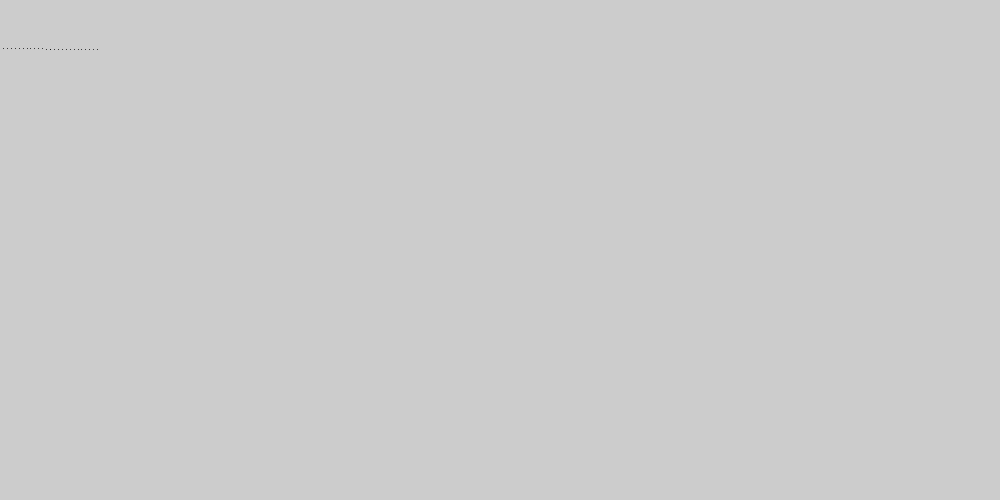
Frame 1 (no input)
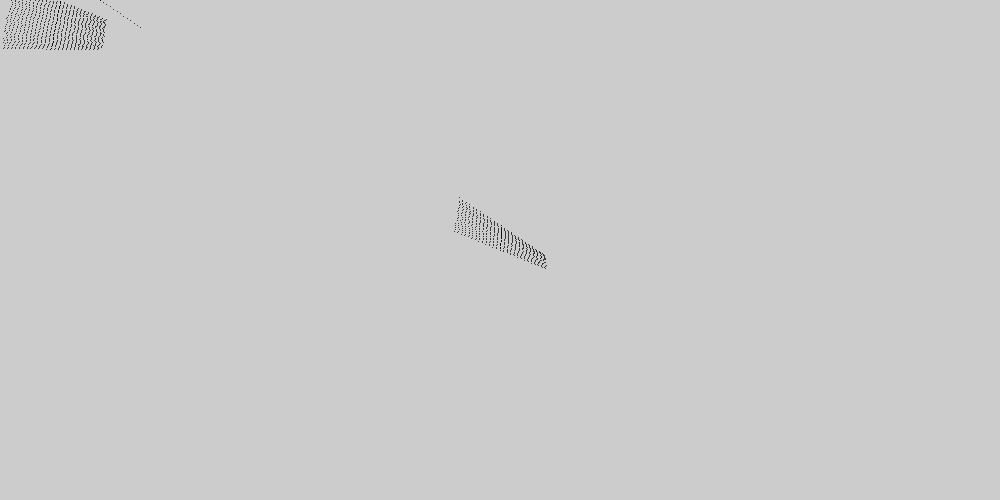
Frame 60 (the mouse pressed at the canvas centre just before this capture)
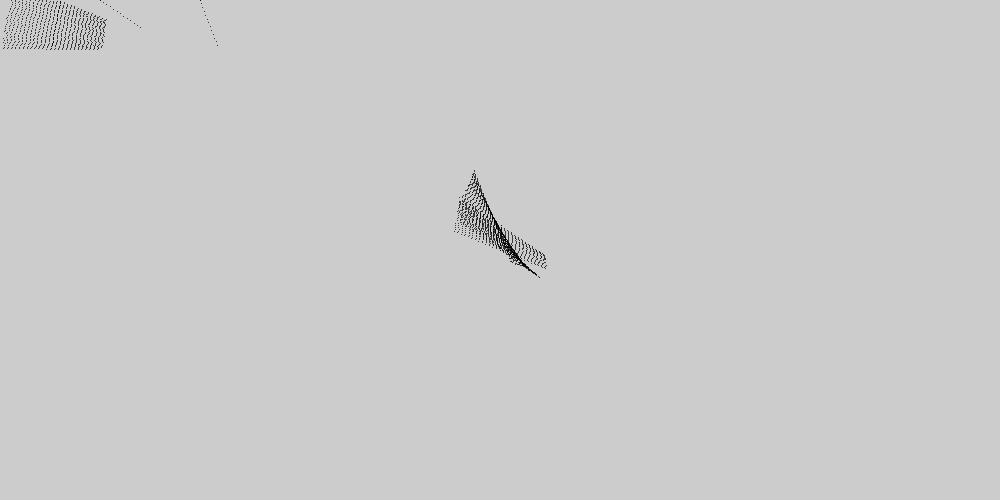
Frame 120 (the mouse held since frame 60 and released just before this capture)

The Processing sketch that drew these frames (run headless with seeded random() and noise(); from frame 60 on, the mouse is pressed at the canvas centre):

// Processing sketch: lnBrushAuto
// ── lnBrushAuto.pde
PVector loc,vel,acc;
Sline rat;
float xdisloc = 0, ydisloc;
float lnSzAdd, dFAdd;
int dPeriod;

void setup(){
  size(1000,500);
  rat = new Sline();
  loc = new PVector(50, 50);
  vel = new PVector(random(-2,2), random(-2,2));
  acc = new PVector(random(-.1,.1), random(-.1,.1));
  lnSzAdd = random(-.1,.1);
  stroke(0);
  dPeriod = (int)random(1, 2);
}

void draw(){
  acc = new PVector(random(-.1,.1), random(-.1,.1));
  lnSzAdd = random(-.1,.1);
  dFAdd = random(-.1,.1);
  //vel.set(random(-2,2), random(-2,2));
  vel = vel.add(acc);
  loc.add(vel);
  rat.lnSz += lnSzAdd;
  rat.dF += dFAdd;
  if(rat.lnSz <= 0){
    rat.lnSz = 1;
  }
  if(frameCount%(60*dPeriod) == 0){
    xdisloc += 100; //<>//
    dPeriod = (int)random(1, 2);
    if(loc.x > width) {
      xdisloc = 50;
      loc.x = 0;
      ydisloc += 100;
    }
    loc.set(0 + xdisloc, 0 + ydisloc);
    if(loc.y >height){
      ydisloc = 50;
      loc.y = 0;
    }
  }
  if(loc.x > width || loc.x < 0 || loc.y > height || loc.y < 0){
    loc.set(width/2, height/2);
  }
  
  rat.update(loc.x, loc.y);
  rat.dr0w();
}

class Sline {
  
  float xPos, yPos, lnSz, lnSzDir, lnSzPwr, angle, aRotPwr, aRotDir, dF, dFDir, dFPwr;
  
  
  
  Sline(){
    
    angle = 0;
    aRotDir = 1;
    aRotPwr = .01;
    dF = 4;
    dFDir = 1;
    dFPwr = .01;
    lnSz = 50;
  }
  
  
  void update(float xLoc, float yLoc){
    angle = angle + (aRotDir*aRotPwr);
    xPos = xLoc;
    yPos = yLoc;
    lnSz = lnSz + (lnSzDir* lnSzPwr);
  }
  
    void dr0w(){
      
    float vertexXa = cos(PI+angle)*(lnSz)+xPos;
    float vertexYa = sin(PI+angle)*(lnSz)+yPos;
    float vertexX2a = cos(TWO_PI+angle)*(lnSz)+xPos;
    float vertexY2a = sin(TWO_PI+angle)*(lnSz)+yPos;
      
      if(dF>1){
          for(float i = 0; i<lnSz; i= i+dF){
            float vertexX = cos(PI+angle)*i+xPos;
            float vertexY = sin(PI+angle)*i+yPos;
            float vertexX2 = cos(TWO_PI+angle)*i+xPos;
            float vertexY2 = sin(TWO_PI+angle)*i+yPos;
            
            point(vertexX,vertexY);
            point(vertexX2,vertexY2);
            
        }
      } else {
        
        line(vertexXa,vertexYa, vertexX2a, vertexY2a);
    }
  }
}
